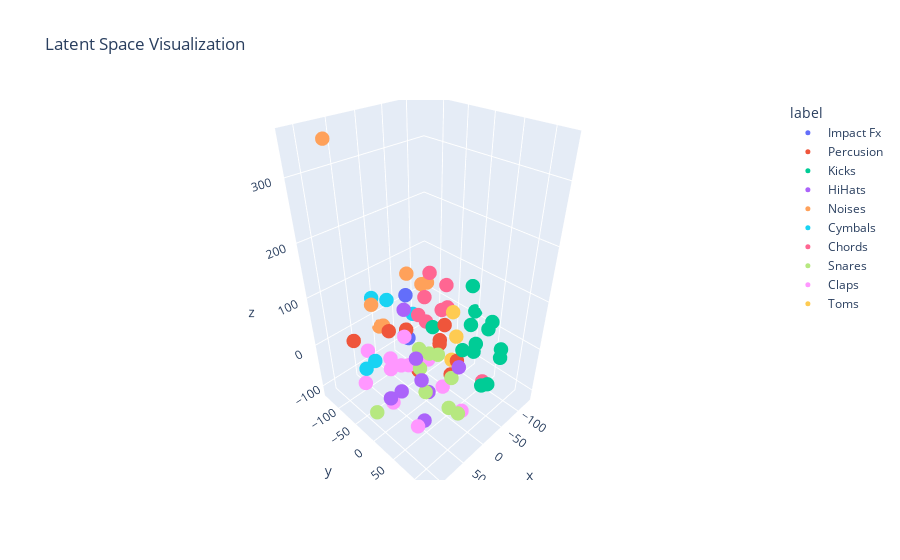

Notebook code cell kept with this figure:
### Code cell
import numpy as np
import pandas as pd
from sklearn.manifold import TSNE
import plotly.express as px

# 1. Flatten and collect data
latents = []
labels = []
filenames = []

for label, files in sample_dict.items():
  for fname, latent in files.items():
    # latent: torch.Size([1, 64, 43])
    flat = latent.flatten().cpu().numpy()
    latents.append(flat)
    labels.append(label)
    filenames.append(fname)

latents = np.stack(latents)  # shape: (N, 2752)

# 2. Dimensionality reduction (t-SNE, you can use UMAP if you prefer)
tsne = TSNE(n_components=3, random_state=42, perplexity=10)
latents_3d = tsne.fit_transform(latents)

# 3. Prepare DataFrame for Plotly
df = pd.DataFrame(latents_3d, columns=['x', 'y', 'z'])
df['label'] = labels
df['filename'] = filenames

# 4. Plotly 3D scatter plot
fig = px.scatter_3d(
  df, x='x', y='y', z='z',
  color='label',
  hover_name='filename',
  title='Latent Space Visualization'
)
fig.update_traces(marker=dict(size=5))
fig.show()

### Figure 1 — Plotly figure (JSON) as saved in the notebook; plotly's stock layout.template omitted (floating-point values rounded to 4 significant figures)
{"data": [{"hovertemplate": "<b>%{hovertext}</b><br><br>label=Impact Fx<br>x=%{x}<br>y=%{y}<br>z=%{z}<extra></extra>", "hovertext": ["RK_BTG2_Impact_01.wav", "RK_BTG2_Impact_05.wav", "RK_BTG2_Impact_09.wav"], "legendgroup": "Impact Fx", "marker": {"color": "#636efa", "size": 5, "symbol": "circle"}, "mode": "markers", "name": "Impact Fx", "scene": "scene", "showlegend": true, "type": "scatter3d", "x": [-0.2604, -3.454, -24.64], "y": [-49.46, -48.85, -83.29], "z": [90.03, -4.778, -33.98]}, {"hovertemplate": "<b>%{hovertext}</b><br><br>label=Percusion<br>x=%{x}<br>y=%{y}<br>z=%{z}<extra></extra>", "hovertext": ["RK_DDG1_Perc_02.wav", "RK_BTG2_Perc_02.wav", "RK_FMG3_Perc_07.wav", "RK_BT7_Percusion_02.wav", "RK_BT7_Percusion_08.wav", "RK_DM6_Perc_04.wav", "RK_BT6_Perc_20.wav", "RK_BTG2_Perc_15.wav", "RK_BT6_Perc_04.wav"], "legendgroup": "Percusion", "marker": {"color": "#EF553B", "size": 5, "symbol": "circle"}, "mode": "markers", "name": "Percusion", "scene": "scene", "showlegend": true, "type": "scatter3d", "x": [-28.05, 46.85, -87.12, 12.9, -59.67, -57.6, 17.79, 86.14, -28.83], "y": [-50.01, -40.25, -51.38, -35.74, -25.48, 6.06, 55.6, -85.69, 43.72], "z": [-102.7, 46.51, -73.45, 32.32, -30.14, -94.58, 98.49, 21.49, -14.13]}, {"hovertemplate": "<b>%{hovertext}</b><br><br>label=Kicks<br>x=%{x}<br>y=%{y}<br>z=%{z}<extra></extra>", "hovertext": ["RK_BTG2_Kick_13.wav", "RK_BT7_Kick_12.wav", "RK_DDG1_Kick_15.wav", "RK_DM6_Kick_11.wav", "RK_BTG2_Kick_05.wav", "RK_BT7_Kick_07.wav", "RK_FMG3_Kick_01.wav", "RK_BT6_Kick_12.wav", "RK_FMG3_Kick_05.wav", "RK_DM6_Kick_01.wav", "RK_BT7_Kick_04.wav", "RK_DM6_Kick_04.wav", "RK_DDG1_Kick_02.wav"], "legendgroup": "Kicks", "marker": {"color": "#00cc96", "size": 5, "symbol": "circle"}, "mode": "markers", "name": "Kicks", "scene": "scene", "showlegend": true, "type": "scatter3d", "x": [-130.1, -34.06, -30.86, -115.1, -82.54, -56.06, -11.45, -79.0, -3.897, -88.81, -107.8, -64.89, -5.426], "y": [-2.987, 94.74, 100.2, 15.55, 24.46, 46.94, 68.46, 39.12, 10.03, 89.34, 52.66, 104.4, 126.1], "z": [10.56, -39.35, 88.06, -48.58, 104.1, 50.49, 37.82, -29.23, 54.8, -16.92, 30.18, 27.99, 8.751]}, {"hovertemplate": "<b>%{hovertext}</b><br><br>label=HiHats<br>x=%{x}<br>y=%{y}<br>z=%{z}<extra></extra>", "hovertext": ["RK_DM6_Hihat_07.wav", "RK_DDG1_Hihat_14.wav", "RK_BTG2_Hihat_12.wav", "RK_BT7_Hihat_07.wav", "RK_BT7_Hihat_13.wav", "RK_DDG1_Hihat_01.wav", "RK_BTG2_Hihat_01.wav", "RK_FMG3_Hihat_10.wav"], "legendgroup": "HiHats", "marker": {"color": "#ab63fa", "size": 5, "symbol": "circle"}, "mode": "markers", "name": "HiHats", "scene": "scene", "showlegend": true, "type": "scatter3d", "x": [50.7, 112.0, 36.2, 0.4605, 59.07, 54.19, 81.71, 68.08], "y": [45.69, 35.97, 102.3, 5.198, -0.4992, 6.737, 60.59, 57.4], "z": [-97.66, -1.019, 57.49, -98.13, -55.31, 120.2, 77.16, 20.97]}, {"hovertemplate": "<b>%{hovertext}</b><br><br>label=Noises<br>x=%{x}<br>y=%{y}<br>z=%{z}<extra></extra>", "hovertext": ["RK_BT6_Noise_12.wav", "RK_BT7_Noise_07.wav", "RK_BT6_Noise_16.wav", "RK_BT7_Noise_18.wav", "RK_BT7_Noise_12.wav", "RK_BT6_Noise_06.wav", "RK_BT6_Noise_01.wav"], "legendgroup": "Noises", "marker": {"color": "#FFA15A", "size": 5, "symbol": "circle"}, "mode": "markers", "name": "Noises", "scene": "scene", "showlegend": true, "type": "scatter3d", "x": [-7.147, 81.98, -97.53, 56.79, 5.301, -66.69, 23.19], "y": [-135.4, -107.3, -96.86, -68.37, -39.39, -80.08, -84.45], "z": [-31.31, 350.7, 45.37, 90.65, 139.5, 64.73, 18.5]}, {"hovertemplate": "<b>%{hovertext}</b><br><br>label=Cymbals<br>x=%{x}<br>y=%{y}<br>z=%{z}<extra></extra>", "hovertext": ["RK_DDT1_Ride_01.wav", "RK_DDT1_Ride_07.wav", "RK_BT7_Ride_03.wav", "RK_BT6_Cymbal_01.wav", "RK_BT7_Ride_07.wav"], "legendgroup": "Cymbals", "marker": {"color": "#19d3f3", "size": 5, "symbol": "circle"}, "mode": "markers", "name": "Cymbals", "scene": "scene", "showlegend": true, "type": "scatter3d", "x": [111.1, 106.1, -72.37, 12.76, -21.43], "y": [3.641, -28.16, -111.0, -126.4, -126.4], "z": [53.83, 11.74, -23.44, 51.13, 28.89]}, {"hovertemplate": "<b>%{hovertext}</b><br><br>label=Chords<br>x=%{x}<br>y=%{y}<br>z=%{z}<extra></extra>", "hovertext": ["RK_BT7_Chord_06_Em.wav", "RK_BT6_Chord_05_Cm.wav", "RK_BT7_Chord_05_Bm.wav", "RK_BT7_Chord_08_Gm.wav", "RK_BT7_Chord_11_Gm.wav", "RK_BT7_Chord_10_Gm.wav", "RK_BT6_Chord_14_Fm9.wav", "RK_BT7_Chord_12_Gm.wav"], "legendgroup": "Chords", "marker": {"color": "#FF6692", "size": 5, "symbol": "circle"}, "mode": "markers", "name": "Chords", "scene": "scene", "showlegend": true, "type": "scatter3d", "x": [-77.35, -43.13, -65.03, -44.09, -88.78, -74.63, -23.18, -83.59], "y": [65.2, -64.72, -57.86, -49.53, -49.36, -22.7, -24.74, -34.76], "z": [-83.8, 15.99, 100.0, 63.4, 10.97, 38.98, 35.26, 76.7]}, {"hovertemplate": "<b>%{hovertext}</b><br><br>label=Snares<br>x=%{x}<br>y=%{y}<br>z=%{z}<extra></extra>", "hovertext": ["RK_BT7_Snare_14.wav", "RK_FMG3_Snare_06.wav", "RK_BT6_Snare_06.wav", "RK_BT7_Snare_01.wav", "RK_BT6_Snare_07.wav", "RK_BT6_Snare_10.wav", "RK_DDG1_Snare_01.wav", "RK_BT7_Snare_12.wav", "RK_DDG1_Snare_02.wav"], "legendgroup": "Snares", "marker": {"color": "#B6E880", "size": 5, "symbol": "circle"}, "mode": "markers", "name": "Snares", "scene": "scene", "showlegend": true, "type": "scatter3d", "x": [26.22, 28.84, 14.53, 48.65, 27.72, -0.9245, 63.92, 13.33, 117.8], "y": [97.43, 34.52, -3.28, 46.4, 12.23, 25.41, 110.2, 69.45, 5.67], "z": [-56.18, 34.71, 10.54, -28.5, -14.44, 6.215, -0.7144, -5.367, -53.54]}, {"hovertemplate": "<b>%{hovertext}</b><br><br>label=Claps<br>x=%{x}<br>y=%{y}<br>z=%{z}<extra></extra>", "hovertext": ["RK_BT6_Clap_17.wav", "RK_BT7_Clap_01.wav", "RK_BT6_Clap_01.wav", "RK_BT6_Clap_12.wav", "RK_BTG2_Clap_04.wav", "RK_FMG3_Clap_02.wav", "RK_FMG3_Clap_05.wav", "RK_BT6_Clap_10.wav", "RK_DM6_Clap_01.wav", "RK_DM6_Clap_07.wav", "RK_BTG2_Clap_10.wav", "RK_BT6_Clap_07.wav"], "legendgroup": "Claps", "marker": {"color": "#FF97FF", "size": 5, "symbol": "circle"}, "mode": "markers", "name": "Claps", "scene": "scene", "showlegend": true, "type": "scatter3d", "x": [22.54, -6.586, 2.018, 92.41, 48.55, 61.12, 52.49, 50.92, 90.7, 54.06, -14.64, 15.73], "y": [-71.09, -2.875, 40.87, -54.63, -38.1, 3.63, 3.939, -98.14, 71.98, -30.61, 71.83, -29.24], "z": [-78.55, -27.7, -55.64, -50.6, -11.65, 9.869, 65.12, -31.71, -53.29, -111.5, -105.7, -44.18]}, {"hovertemplate": "<b>%{hovertext}</b><br><br>label=Toms<br>x=%{x}<br>y=%{y}<br>z=%{z}<extra></extra>", "hovertext": ["RK_BT6_Tom_11.wav", "RK_BT6_Tom_10.wav", "RK_BT6_Tom_12.wav"], "legendgroup": "Toms", "marker": {"color": "#FECB52", "size": 5, "symbol": "circle"}, "mode": "markers", "name": "Toms", "scene": "scene", "showlegend": true, "type": "scatter3d", "x": [-52.44, -28.93, -40.85], "y": [19.82, 30.68, 21.2], "z": [10.6, 83.05, -35.16]}], "layout": {"legend": {"title": {"text": "label"}, "tracegroupgap": 0}, "scene": {"domain": {"x": [0, 1], "y": [0, 1]}, "xaxis": {"title": {"text": "x"}}, "yaxis": {"title": {"text": "y"}}, "zaxis": {"title": {"text": "z"}}}, "title": {"text": "Latent Space Visualization"}}}
